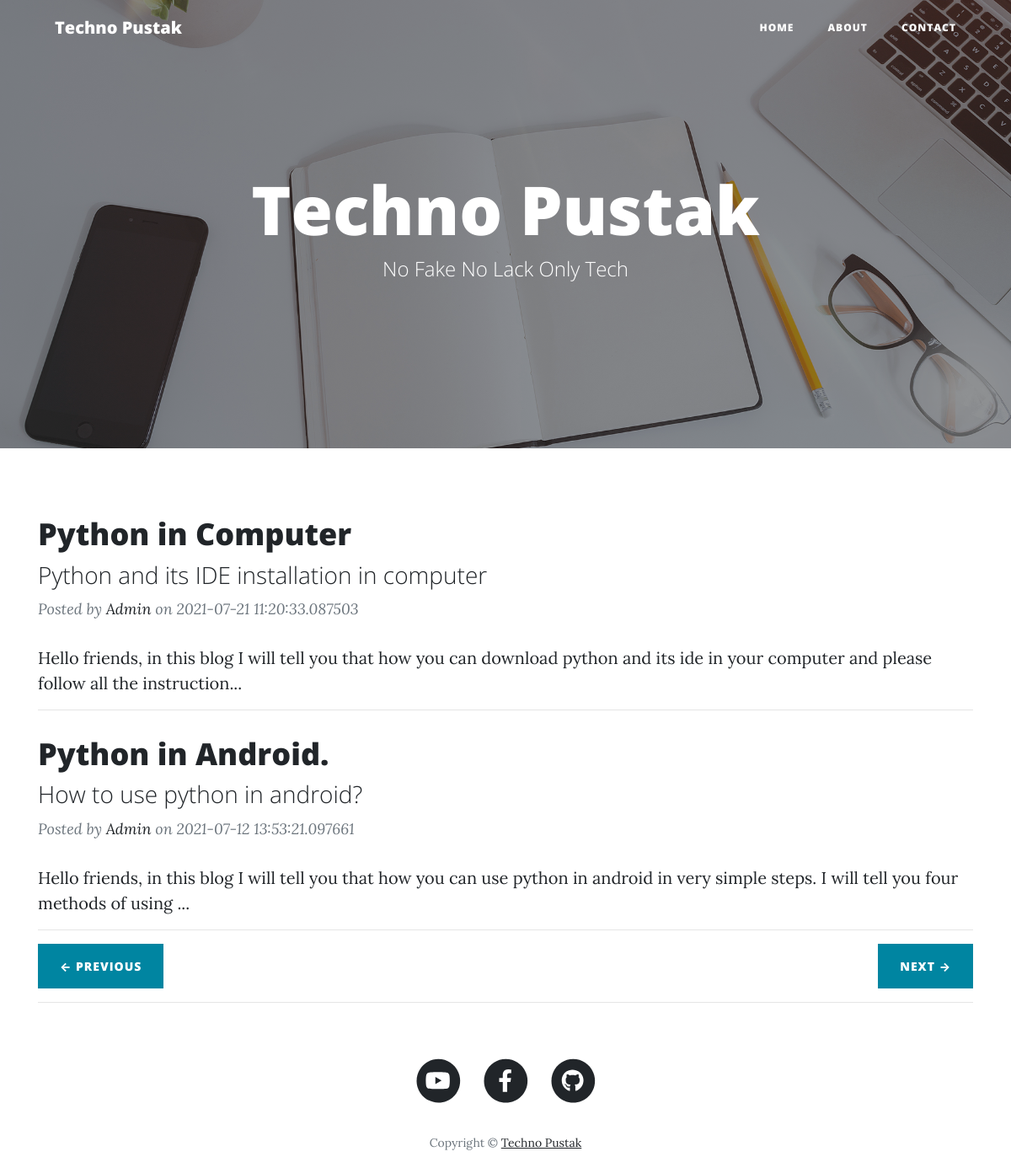
The page / on the database its author committed.
### main.py (models this page shows, shortened)
class Posts(db.Model):
    sno = db.Column(db.Integer, primary_key=True)
    title = db.Column(db.String(80), nullable=False)
    slug = db.Column(db.String(21), nullable=False)
    content = db.Column(db.String(120), nullable=False)
    img_file = db.Column(db.String(12), nullable=False)
    date = db.Column(db.String(12), nullable=False)
    subhead = db.Column(db.String(12), nullable=False)
    ytlink = db.Column(db.String(1000), nullable=True)

### main.py (the view)
@app.route('/')
def home():
    posts = Posts.query.filter_by().all()
    last = math.ceil(len(posts)/int(params['no_of_posts']))
    page = request.args.get('page')
    if (not str(page).isnumeric()):
        page = 1
    page=int(page)
    posts = posts[(page-1)*int(params['no_of_posts']):(page-1) * int(params['no_of_posts']) + int(params['no_of_posts'])]
    if (page==1):
        prev = '#'
        next = '/?page=' + str(page+1)
    elif (page==last) or (page==1):
        prev = '/?page=' + str(page-1)
        next = '#'
    else:
        prev = '/?page=' + str(page-1)
        next = '/?page=' + str(page+1)
    return render_template('index.html', params = params, posts = posts, prev = prev, next = next)

### templates/index.html (shortened to what this page needs)
{% extends 'layout.html' %}
{% block body %}
        <header class="masthead" style="background-image: url('  {{ url_for('static', filename='assets/img/home-bg.jpg') }}  ')">
            <div class="overlay"></div>
            <div class="container">
                <div class="row">
                    <div class="col-lg-8 col-md-10 mx-auto">
                        <div class="site-heading">
                            <h1>{{params["blog_name"]}}</h1>
                            <span class="subheading">{{params["tagline"]}}</span>
                        </div>
                    </div>
                </div>
            </div>
        </header>
        <div class="container">
            <div class="row">
                <div class="col-lg-8 col-md-10 mx-auto">
                    {% for post in posts|reverse %}
                    <div class="post-preview">
                        <a href="post/{{post.slug}}">
                            <h2 class="post-title">{{post.title}}</h2>
                            <h3 class="post-subtitle">{{post.subhead}}</h3>
                        </a>
                        <p class="post-meta">
                            Posted by
                            <a href="#!">Admin</a>
                            on {{post.date}}
                        </p>
                    </div>
                    {{post.content[0:143]}}...
                    <hr />
                    {% endfor %}
                    <div class="clearfix"><a class="btn btn-primary float-left" href="{{prev}}">← Previous</a>
                    <div class="clearfix"><a class="btn btn-primary float-right" href="{{next}}">Next →</a></div>
                </div>
            </div>
        </div>
{% endblock %}

### templates/layout.html (shortened to what this page needs)
<!DOCTYPE html>
<html lang="en">
<head>
<link href="{{ url_for('static', filename='css/styles.css') }}" rel="stylesheet" />
</head>
<body>
<nav class="navbar navbar-expand-lg navbar-light fixed-top" id="mainNav">
<div class="container">
<a class="navbar-brand" href="/">{{params['blog_name']}}</a>
<div class="collapse navbar-collapse" id="navbarResponsive">
<ul class="navbar-nav ml-auto">
<li class="nav-item"><a class="nav-link" href="/">Home</a></li>
<li class="nav-item"><a class="nav-link" href="about">About</a></li>
<li class="nav-item"><a class="nav-link" href="contact">Contact</a></li>
</ul>
</div>
</div>
</nav>
{% block body %} {% endblock %}
<hr />
<footer>
<div class="container">
<div class="row">
<div class="col-lg-8 col-md-10 mx-auto">
<ul class="list-inline text-center">
<li class="list-inline-item">
<a href="{{ params['youtube'] }}">
<span class="fa-stack fa-lg">
<i class="fas fa-circle fa-stack-2x"></i>
<i class="fab fa-youtube fa-stack-1x fa-inverse"></i>
</span>
</a>
</li>
<li class="list-inline-item">
<a href="{{ params['fb'] }}">
<span class="fa-stack fa-lg">
<i class="fas fa-circle fa-stack-2x"></i>
<i class="fab fa-facebook-f fa-stack-1x fa-inverse"></i>
</span>
</a>
</li>
<li class="list-inline-item">
<a href="{{ params['git'] }}">
<span class="fa-stack fa-lg">
<i class="fas fa-circle fa-stack-2x"></i>
<i class="fab fa-github fa-stack-1x fa-inverse"></i>
</span>
</a>
</li>
</ul>
<p class="copyright text-muted">Copyright &copy; <a href="{{ params['youtube'] }}"> Techno Pustak </a> </p>
</div>
</div>
</div>
</footer>
</body>
</html>

### rows shown on the page
Posts: title "Python in Computer", subhead "Python and its IDE installation in computer", date "2021-07-21 11:20:33.087503", content "Hello friends, in this blog I will tell you that how you can download python and its ide in your computer and please follow all the instruction"
Posts: title "Python in Android.", subhead "How to use python in android?", date "2021-07-12 13:53:21.097661", content "Hello friends, in this blog I will tell you that how you can use python in android in very simple steps. I will tell you four methods of using"

### other values the page prints
{{ params['blog_name'] }} "Techno Pustak"
{{ params["blog_name"] }} "Techno Pustak"
{{ params["tagline"] }} "No Fake No Lack Only Tech"
